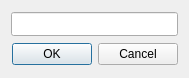
<?xml version="1.0" encoding="UTF-8"?>
<ui version="4.0">
 <class>Competition</class>
 <widget class="QDialog" name="Competition">
  <property name="geometry">
   <rect>
    <x>0</x>
    <y>0</y>
    <width>189</width>
    <height>78</height>
   </rect>
  </property>
  <property name="windowTitle">
   <string>Rating</string>
  </property>
  <property name="modal">
   <bool>true</bool>
  </property>
  <layout class="QVBoxLayout" name="verticalLayout">
   <item>
    <widget class="QLineEdit" name="lineEdit">
     <property name="sizePolicy">
      <sizepolicy hsizetype="Fixed" vsizetype="Fixed">
       <horstretch>0</horstretch>
       <verstretch>0</verstretch>
      </sizepolicy>
     </property>
     <property name="maximumSize">
      <size>
       <width>167</width>
       <height>24</height>
      </size>
     </property>
    </widget>
   </item>
   <item>
    <widget class="QDialogButtonBox" name="buttonBox">
     <property name="orientation">
      <enum>Qt::Horizontal</enum>
     </property>
     <property name="standardButtons">
      <set>QDialogButtonBox::Cancel|QDialogButtonBox::Ok</set>
     </property>
    </widget>
   </item>
  </layout>
 </widget>
 <resources/>
 <connections>
  <connection>
   <sender>buttonBox</sender>
   <signal>accepted()</signal>
   <receiver>Competition</receiver>
   <slot>accept()</slot>
   <hints>
    <hint type="sourcelabel">
     <x>248</x>
     <y>254</y>
    </hint>
    <hint type="destinationlabel">
     <x>157</x>
     <y>274</y>
    </hint>
   </hints>
  </connection>
  <connection>
   <sender>buttonBox</sender>
   <signal>rejected()</signal>
   <receiver>Competition</receiver>
   <slot>reject()</slot>
   <hints>
    <hint type="sourcelabel">
     <x>316</x>
     <y>260</y>
    </hint>
    <hint type="destinationlabel">
     <x>286</x>
     <y>274</y>
    </hint>
   </hints>
  </connection>
 </connections>
</ui>
